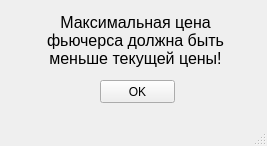
<?xml version="1.0" encoding="UTF-8"?>
<ui version="4.0">
 <class>MainWindow</class>
 <widget class="QMainWindow" name="MainWindow">
  <property name="geometry">
   <rect>
    <x>0</x>
    <y>0</y>
    <width>267</width>
    <height>146</height>
   </rect>
  </property>
  <property name="windowTitle">
   <string>Ошибка</string>
  </property>
  <property name="windowIcon">
   <iconset>
    <normaloff>../../../../../307313.png</normaloff>../../../../../307313.png</iconset>
  </property>
  <widget class="QWidget" name="centralwidget">
   <widget class="QPushButton" name="Ok_Button">
    <property name="geometry">
     <rect>
      <x>100</x>
      <y>80</y>
      <width>75</width>
      <height>23</height>
     </rect>
    </property>
    <property name="text">
     <string>OK</string>
    </property>
   </widget>
   <widget class="QLabel" name="label">
    <property name="geometry">
     <rect>
      <x>20</x>
      <y>10</y>
      <width>231</width>
      <height>61</height>
     </rect>
    </property>
    <property name="font">
     <font>
      <pointsize>12</pointsize>
     </font>
    </property>
    <property name="layoutDirection">
     <enum>Qt::LeftToRight</enum>
    </property>
    <property name="text">
     <string>Максимальная цена фьючерса должна быть меньше текущей цены!</string>
    </property>
    <property name="alignment">
     <set>Qt::AlignCenter</set>
    </property>
    <property name="wordWrap">
     <bool>true</bool>
    </property>
   </widget>
  </widget>
  <widget class="QMenuBar" name="menubar">
   <property name="geometry">
    <rect>
     <x>0</x>
     <y>0</y>
     <width>267</width>
     <height>21</height>
    </rect>
   </property>
  </widget>
  <widget class="QStatusBar" name="statusbar"/>
 </widget>
 <resources/>
 <connections/>
</ui>
